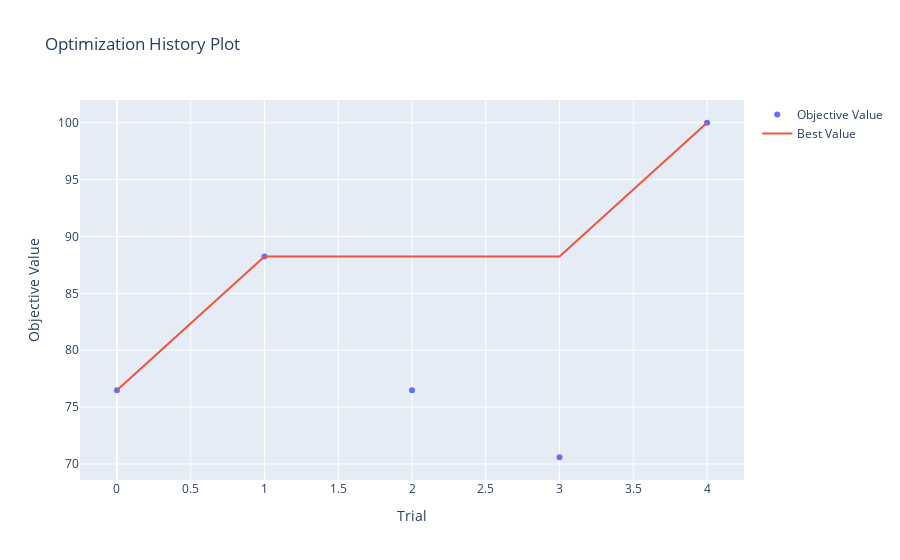

This figure's notebook cell:
### Code cell
fig1 = plot_optimization_history(study)
fig1.show()  # in Jupyter this will render an interactive Plotly chart

### Figure 1 — Plotly figure (JSON) as saved in the notebook; plotly's stock layout.template omitted (floating-point values rounded to 4 significant figures)
{"data": [{"mode": "markers", "name": "Objective Value", "type": "scatter", "x": [0, 1, 2, 3, 4], "y": [76.47, 88.24, 76.47, 70.59, 100]}, {"mode": "lines", "name": "Best Value", "type": "scatter", "x": [0, 1, 2, 3, 4], "y": [76.47, 88.24, 88.24, 88.24, 100]}, {"marker": {"color": "#cccccc"}, "mode": "markers", "name": "Infeasible Trial", "showlegend": false, "type": "scatter", "x": [], "y": []}], "layout": {"title": {"text": "Optimization History Plot"}, "xaxis": {"title": {"text": "Trial"}}, "yaxis": {"title": {"text": "Objective Value"}}}}
